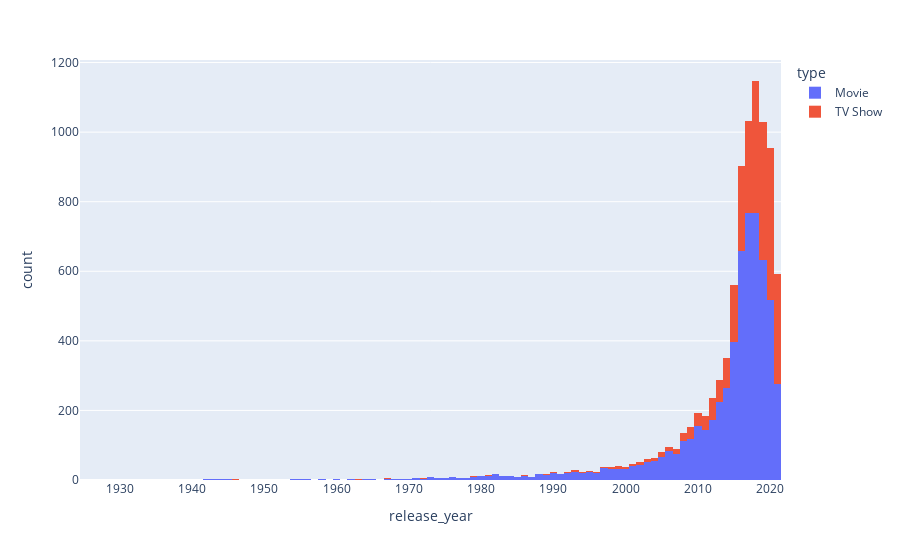

Notebook code cell kept with this figure:
### Markdown cell above
- Visualize data for the release year of shows.
- Check if there is any pattern

### Code cell
px.histogram(netflix_df, x='release_year', color='type')

### Figure 1 — Plotly figure (JSON) as saved in the notebook; plotly's stock layout.template omitted (floating-point values rounded to 4 significant figures; data arrays with more than 128 entries replaced by an {"elided": "..."} marker saying what was removed)
{"data": [{"alignmentgroup": "True", "bingroup": "x", "hovertemplate": "type=Movie<br>release_year=%{x}<br>count=%{y}<extra></extra>", "legendgroup": "Movie", "marker": {"color": "#636efa", "pattern": {"shape": ""}}, "name": "Movie", "offsetgroup": "Movie", "orientation": "v", "showlegend": true, "type": "histogram", "x": {"elided": "6131 int values"}, "xaxis": "x", "yaxis": "y"}, {"alignmentgroup": "True", "bingroup": "x", "hovertemplate": "type=TV Show<br>release_year=%{x}<br>count=%{y}<extra></extra>", "legendgroup": "TV Show", "marker": {"color": "#EF553B", "pattern": {"shape": ""}}, "name": "TV Show", "offsetgroup": "TV Show", "orientation": "v", "showlegend": true, "type": "histogram", "x": {"elided": "2676 int values"}, "xaxis": "x", "yaxis": "y"}], "layout": {"barmode": "relative", "legend": {"title": {"text": "type"}, "tracegroupgap": 0}, "margin": {"t": 60}, "xaxis": {"anchor": "y", "domain": [0, 1], "title": {"text": "release_year"}}, "yaxis": {"anchor": "x", "domain": [0, 1], "title": {"text": "count"}}}}
